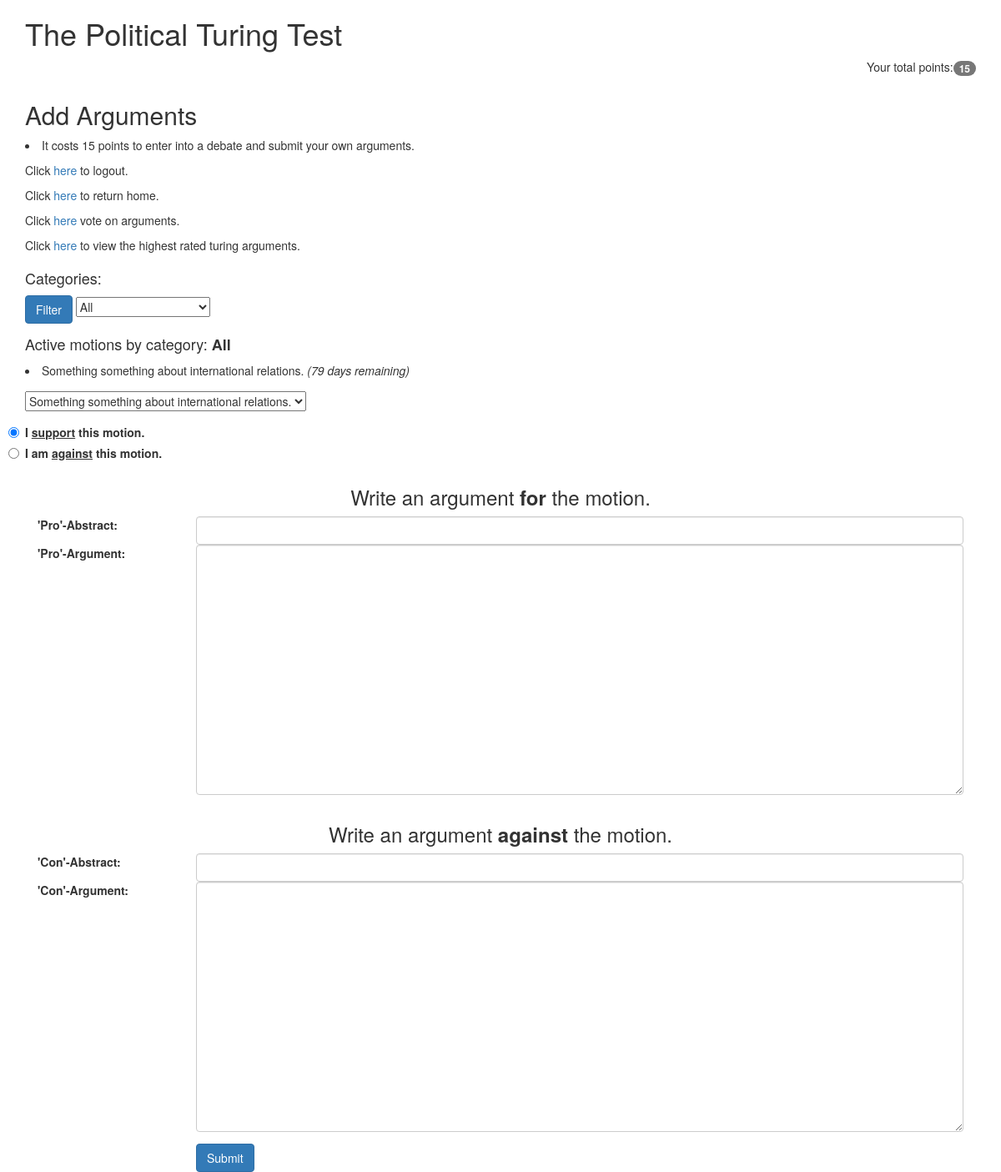
The app's page /arguments (signed in) with its own data.
### models.py (models this page shows, shortened)
class Topic(db.Model):
    __tablename__ = "topics"
    id = db.Column(db.Integer, primary_key=True)
    category = db.Column(db.String, nullable=False)
    topic = db.Column(db.String, nullable=False)
    author_id = db.Column(db.Integer, ForeignKey('users.id'))
    created_date = db.Column(db.Date, default=datetime.date.today)
    status = db.Column(db.Boolean, nullable=False)
    def days_left(self):
        days_remaining = 100 - (datetime.date.today() - self.created_date).days
        if days_remaining > 1 and self.status == True:
            return "{int} days remaining".format(int = days_remaining)
        elif days_remaining == 1 and self.status == True:
            return "*1 day remaining*"
        else:
            return "Closed on {close_date}".format(close_date = self.created_date - datetime.timedelta(days = 10))

### app.py (the view)
@app.route('/arguments', methods=['GET'])
@login_required
def get_arguments():
    user_points = get_user_points()
    update_topic_status()
    category_filter = request.args.get('category_value', 'all')
    categories = db.session.query(Topic.category).distinct()
    user_motions = Motion.query.filter_by(user_id = session['user_id']).all()
    user_topics = [motion.topic_id for motion in user_motions]
    if category_filter == 'all':
        motions = db.session.query(Topic).filter(~ Topic.id.in_(user_topics), Topic.status == True)
        category_header = "All"
    else:
        motions = db.session.query(Topic).filter(~ Topic.id.in_(user_topics), Topic.category == category_filter, Topic.status == True)
        category_header = category_filter
    topics = db.session.query(func.count(Topic.id)).filter_by(status = True).all()[0][0]
    randnum = random.choice(range(1, topics + 1))
    return render_template('arguments.html', category_header = category_header, categories=categories, motions=motions, randnum=randnum, user_points=user_points)

### app.py (called while the page is built)
def login_required(f):
    @wraps(f)
    def wrap(*args, **kwargs):
        if 'logged_in' in session:
            return f(*args, **kwargs)
        else:
            flash('You need to login first.')
            return redirect(url_for('login'))
    return wrap

def get_user_points():
    user = User.query.filter_by(id=session['user_id'])
    return int(user[0].points)

def update_topic_status():
    active_topics = db.session.query(Topic).filter_by(status = True).all()
    for topic in active_topics:
        if "Closed" in topic.days_left():
            updated_topic = Topic.query.get(topic.id)
            updated_topic.status = False
            db.session.commit()

### templates/arguments.html (shortened to what this page needs)
<html>
  <head>
    <link href="static/bootstrap.min.css" rel="stylesheet" media="screen">
  </head>
  <body>
    <div class="container">
      <h1>The Political Turing Test</h1>
      {% if session['logged_in'] %}
      <p align="right">
        Your total points:<span class="badge">{{ user_points }}</span></a><br>
      </p>
      {% endif %}
    </div>
    <div class="container">
      <h2>Add Arguments</h2>
      <li>It costs 15 points to enter into a debate and submit your own arguments. </li>
    </div>
    <div class="container">
    </div>
    <div class="container">
      <p>Click <a href="/logout">here</a> to logout.</p>
      <p>Click <a href="/">here</a> to return home.</p>
      <p>Click <a href="/voting/{{ randnum }}">here</a> vote on arguments.</p>
      <p>Click <a href="/turingarguments/topic/{{ randnum }}/topscoring">here</a> to view the highest rated turing arguments.</p>
    </div>
    <div class="container">
      <form action="" method="get">
        <h4>Categories:</h4>
        <div class="form-group">
          <button class="btn btn-primary" type="submit">Filter</button>
          <select name="category_value">
            <option value="all">All</option>
          </select>
        </div>
      </form>
      <form action="" method="post">
        <div class="form-group">
          <h4>Active motions by category: <strong>{{ category_header }}</strong></h4>
          {% for motion in motions %}
          <li>{{ motion.topic }} <i>({{ motion.days_left() }})</i></li>
          {% endfor %}
        </div>
        <div class="form-group">
          <select name="motion_value">
            {% for motion in motions %}
            <option value="{{ motion.topic }}">{{ motion.topic }}</option>
            {% endfor %}
          </select>
        </div>
        <label class="radio">
          <input type="radio" name="user_stance" id="optionsRadios1" value="pro" checked>
          I <u>support</u> this motion.
        </label>
        <label class="radio">
          <input type="radio" name="user_stance" id="optionsRadios2" value="con">
          I am <u>against</u> this motion.
         </label>
        <div class="form-group argument-box clearfix">
          <h3 class="argument-box-header">Write an argument <strong>for</strong> the motion.</h3>
          <label for="title" class="col-sm-2 control-label">'Pro'-Abstract:</label>
          <div class="col-sm-10">
            <input class="form-control" id="abstract" name="abstract" type="text" value="{{ request.form.abstract }}">
          </div>
          <label for="Content" class="col-sm-2 control-label">'Pro'-Argument:</label>
          <div class="col-sm-10">
            <textarea class="form-control" id="argument" name="argument" style="height: 300px;">{{ request.form.argument }}</textarea>
          </div>
        </div>
        <div class="form-group argument-box clearfix">
          <h3 class="argument-box-header">Write an argument <strong>against</strong> the motion.</h3>
          <label for="title" class="col-sm-2 control-label">'Con'-Abstract:</label>
          <div class="col-sm-10">
            <input class="form-control" id="abstract1" name="abstract1" type="text" value="{{ request.form.abstract1 }}">
          </div>
          <label for="Content" class="col-sm-2 control-label">'Con'-Argument:</label>
          <div class="col-sm-10">
            <textarea class="form-control" id="argument1" name="argument1" style="height: 300px;">{{ request.form.argument1 }}</textarea>
          </div>
        </div>
        <div class="form-group">
          <div class="col-sm-offset-2 col-sm-10">
            <button class="btn btn-primary" type="submit">Submit</button>
          </div>
        </div>
      </form>
    </div>
  </body>
</html>

### templates/arguments.html (style rules this page uses)
.argument-box { margin-bottom: 1em; }
.argument-box-header { text-align: center; }

### records on screen
Topic: topic "Something something about international relations.", days_left "79 days remaining"

### other values on screen
{{ user_points }} "15"
{{ category_header }} "All"
form field motion_value "Something something about international relations."
